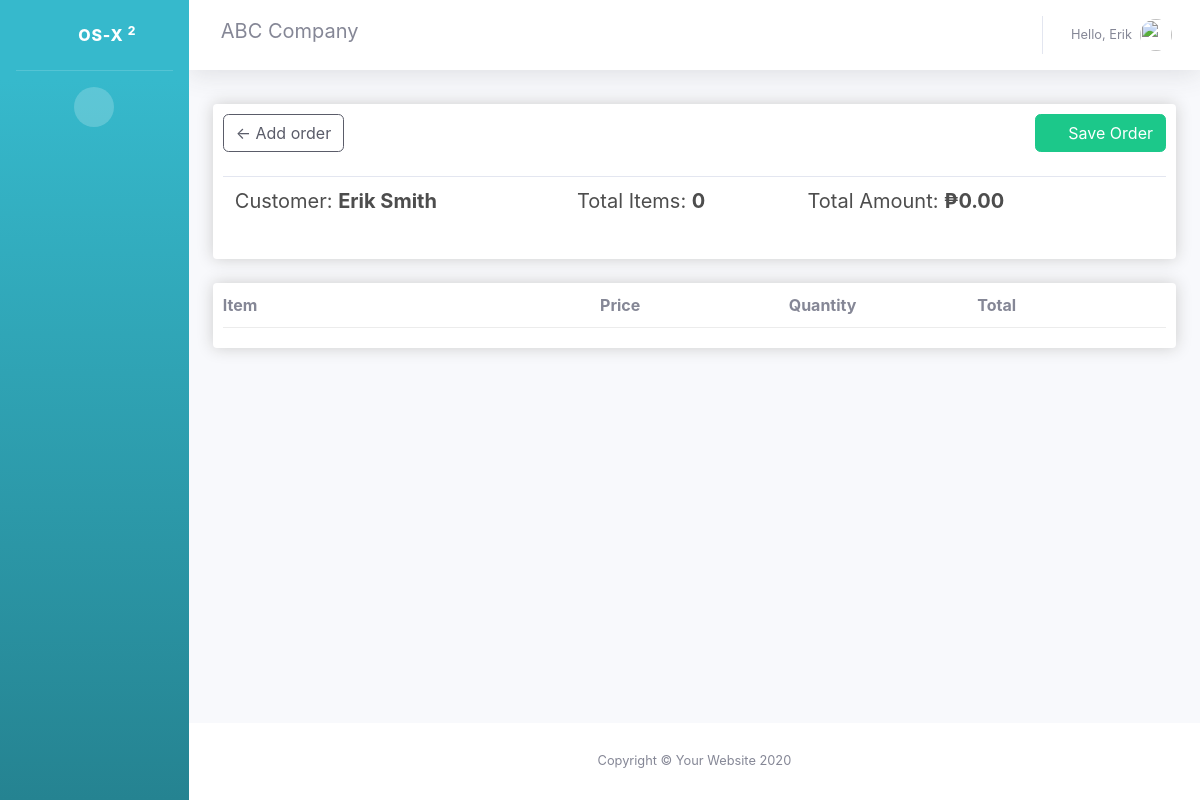
/cart/1/ (signed in), run on the app's committed database.
### accounts/models.py (models this page shows, shortened)
class Customer(models.Model):
    user = models.OneToOneField(
        User, null=True, blank=True, on_delete=models.CASCADE)
    name = models.CharField(max_length=255, null=True)
    phone = models.CharField(max_length=255, null=True)
    def __str__(self):
        return self.name

class Order(models.Model):
    customer = models.ForeignKey(
        Customer, on_delete=models.SET_NULL, null=True, blank=True)
    date_ordered = models.DateTimeField(auto_now_add=True)
    complete = models.BooleanField(default=False)
    transaction_id = models.CharField(max_length=255, null=True)
    @property
    def get_cart_total(self):
        orderitems = self.orderitem_set.all()
        total = sum([item.get_total for item in orderitems])
        return total
    @property
    def get_cart_items(self):
        orderitems = self.orderitem_set.all()
        total = sum([item.quantity for item in orderitems])
        return total

### accounts/views.py (the view)
# urls.py: path('cart/<int:id>/', views.cart, name="cart"),
@login_required(login_url='login')
def cart(request, id):
    customer = Customer.objects.get(id=id)
    customerId = customer.id
    order, created = Order.objects.get_or_create(
        customer=customer, complete=False)
    items = order.orderitem_set.get_queryset().order_by('id')
    cart_items = order.get_cart_items
    context = {"customer": customer, "customerId": customerId, 'items': items,
               'order': order, 'cartItems': cart_items}
    return render(request, 'accounts/cart.html', context)

### accounts/templates/accounts/cart.html (shortened to what this page needs)
{% extends 'accounts/product.html' %}
{% load static %}
{% block content %}
<div class="row">
     <div class="col-lg-12">
          <div class="box-element">
               <a href="{% url 'product' %}" class="btn btn-outline-dark">&#x2190; Add order</a>
               <button type="button" id="ProcessOrder" class="btn btn-success float-right"><i
                         class="fa fa-fw fa-save"></i>Save
                    Order</button>
               <br>
               <br>
               <table class="table">
                    <tr>
                         <th>
                              <h5>Customer: <strong>{{customer}}</strong>
                              </h5>
                         </th>
                         <th>
                              <h5>Total Items: <strong>{{order.get_cart_items}}</strong></h5>
                         </th>
                         <th>
                              <h5>Total Amount: <strong>₱{{order.get_cart_total | floatformat:2}}</strong></h5>
                         </th>
                         <th>
                         </th>
                    </tr>
               </table>
          </div>
          <br>
          <div class="box-element">
               <div class="cart-row">
                    <div style="flex: 2"><strong>Item</strong></div>
                    <div style="flex: 1"><strong>Price</strong></div>
                    <div style="flex: 1"><strong>Quantity</strong></div>
                    <div style="flex: 1"><strong>Total</strong></div>
               </div>
          </div>
     </div>
</div>
{% endblock content %}

### accounts/templates/accounts/main.html (shortened to what this page needs)
<!DOCTYPE html>
<html lang="en">
{% load static %}
<head>
  <link href="{% static 'vendor/fontawesome-free/css/all.min.css' %}" rel="stylesheet" type="text/css" />
  <link href="{%static 'fonts/nunito.css' %}" rel="stylesheet" />
  <link href="{% static 'css/sb-admin-2.min.css' %}" rel="stylesheet" />
  <link href="{% static 'css/main.css' %}" rel="stylesheet" />
</head>
<body id="page-top">
  <div id="wrapper">
    <ul class="navbar-nav bg-gradient-info sidebar sidebar-dark accordion" id="accordionSidebar">
      <a class="sidebar-brand d-flex align-items-center justify-content-center" href="{% url 'home' %}">
        <div class="sidebar-brand-icon">
          <i class="fas fa-shopping-basket"></i>
        </div>
        <div class="sidebar-brand-text mx-3">os-x <sup>2</sup></div>
      </a>
      <hr class="sidebar-divider d-none d-md-block">
      <div class="text-center d-none d-md-inline">
        <button class="rounded-circle border-0" id="sidebarToggle"></button>
      </div>
    </ul>
    <div id="content-wrapper" class="d-flex flex-column">
      <div id="content">
        <nav class="navbar navbar-expand navbar-light bg-white topbar mb-4 static-top shadow">
          <div class="d-none d-sm-inline-block form-inline mr-auto ml-md-3 my-2 my-md-0 mw-100">
            <h5 class="text-gray-600">ABC Company</h5>
          </div>
          <ul class="navbar-nav ml-auto">
            <li class="nav-item dropdown no-arrow">
              <a class="nav-link dropdown-toggle" href="#" id="userDropdown" role="button" data-toggle="dropdown"
                aria-haspopup="true" aria-expanded="false">
                <span class="mr-2 d-none d-lg-inline text-gray-600 small">Hello,
                  {{request.user.username|capfirst}}</span>
                <img class="img-profile rounded-circle" src="{% static 'images/user.jpg' %}" />
              </a>
            </li>
          </ul>
        </nav>
        <div class="container-fluid">
          {% block content %} {% endblock %}
        </div>
      </div>
      <footer class="sticky-footer bg-white">
        <div class="container my-auto">
          <div class="copyright text-center my-auto">
            <span>Copyright &copy; Your Website 2020</span>
          </div>
        </div>
      </footer>
    </div>
  </div>
</body>
</html>

### static/css/main.css (style rules this page uses)
body { background-color: hsl(0, 0%, 98%); }
h1, h2, h3, h4, h5, h6 { color: hsl(0, 0%, 30%); }
.box-element { box-shadow: hsl(0, 0%, 80%) 0 0 16px; background-color: #fff; border-radius: 4px; padding: 10px; }
.col-lg-4, .col-lg-6, .col-lg-8, .col-lg-12 { margin-top: 10px; }
.cart-row { display: flex; align-items: flex-stretch; padding-bottom: 10px; margin-bottom: 10px; border-bottom: 1px solid #ececec; }

### data on the page
Customer: name "Erik Smith"
Order: get_cart_items "0", get_cart_total "0.00"

### other printed values
{{ request.user.username|capfirst }} "Erik"
